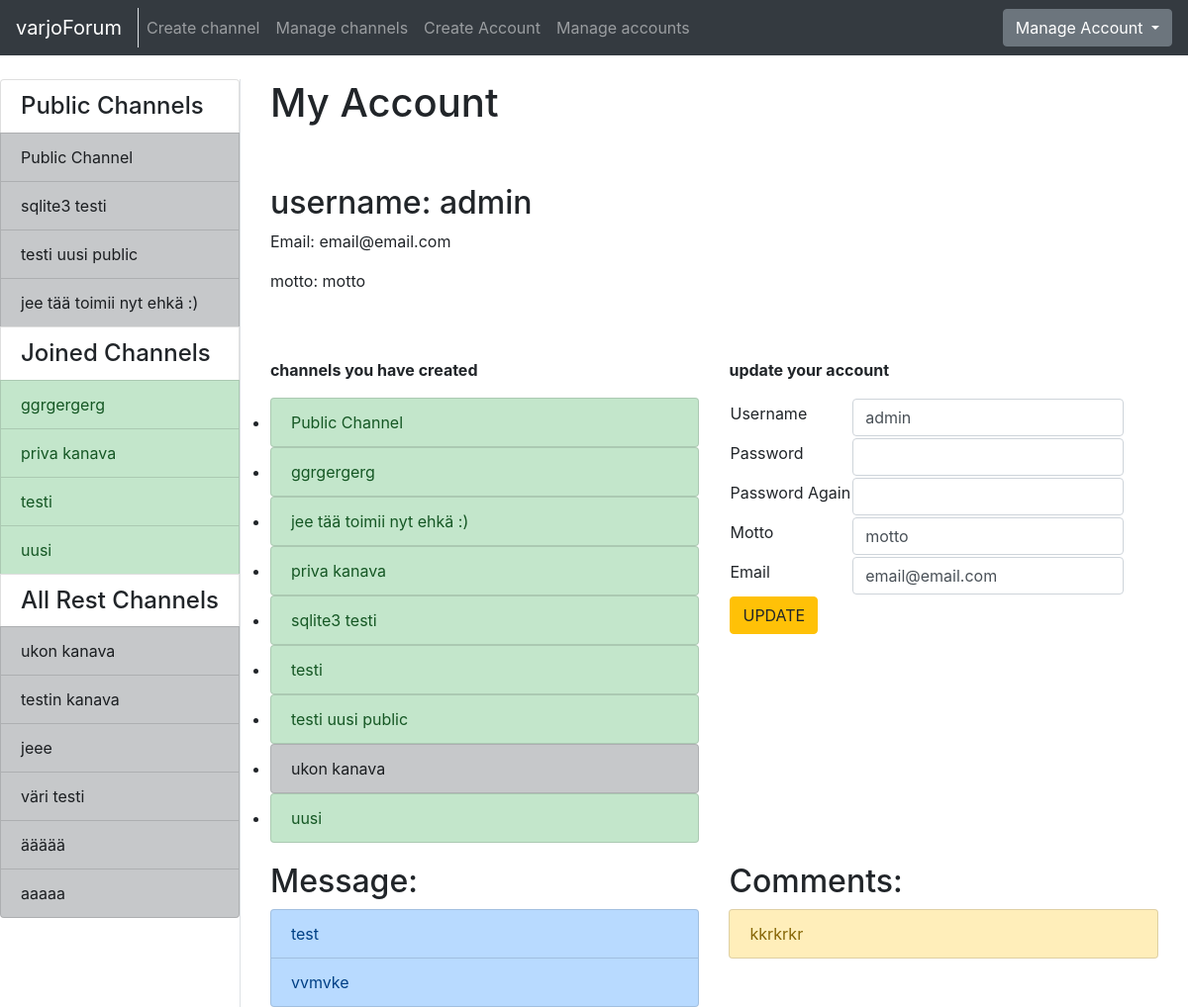
The app's page /account/ (signed in), older data.
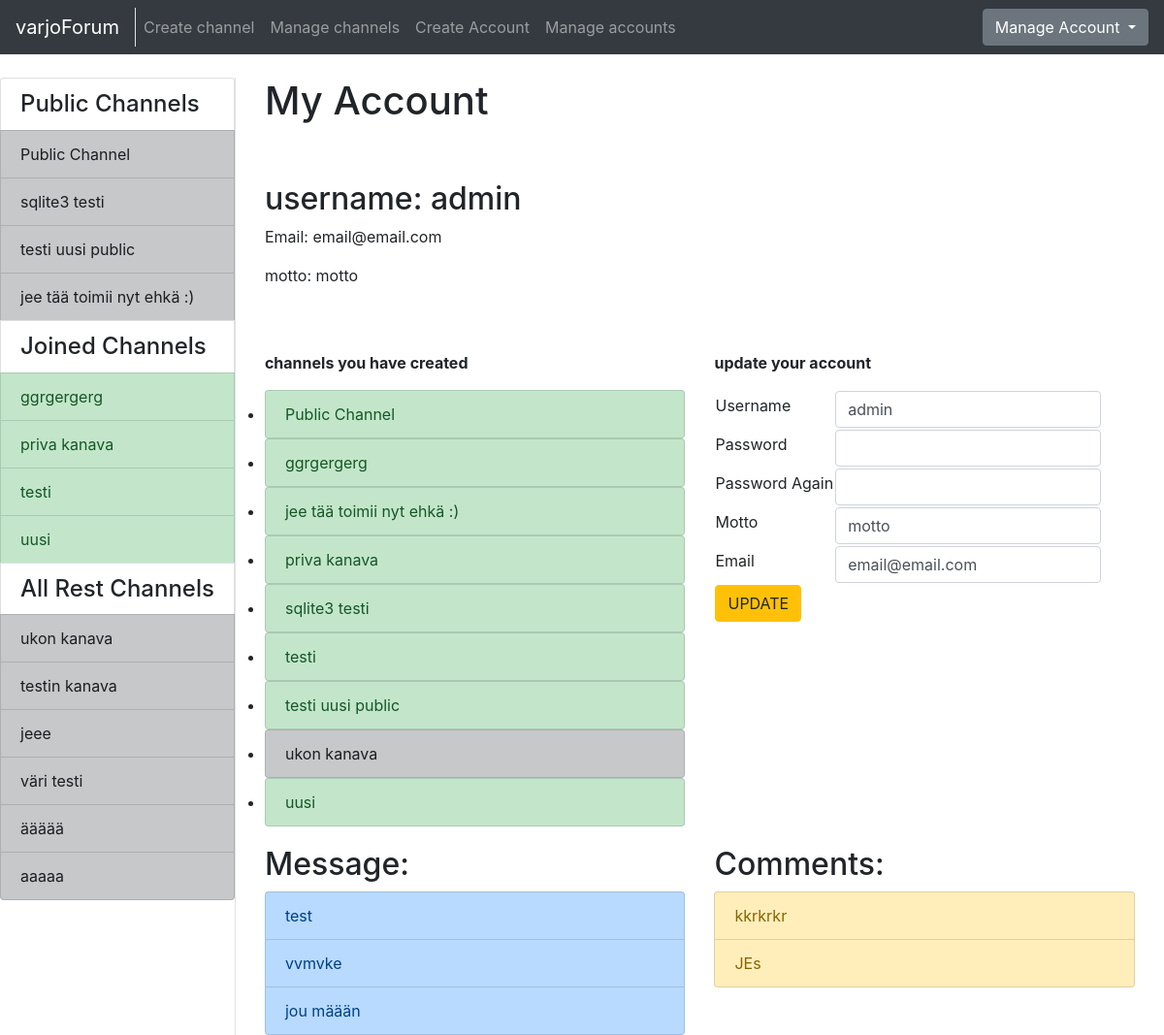
The same page, newer data.
### application/channels/models.py (models this page shows, shortened)
class Channel(Base):
    name = db.Column(db.String(144), nullable=False)
    introduction = db.Column(db.Text, nullable=False)
    master_id = db.Column(db.Integer, nullable=False)
    public = db.Column(db.Boolean, nullable=False)
    messages = db.relationship("Message", backref='Channel', lazy=True)
    accounts = db.relationship('Account', secondary=accounts, lazy='subquery',
        backref=db.backref('channels', lazy=True))
    @staticmethod
    def get_my_channels(account_id):
        stmt = text("SELECT Channel.id, Channel.name, Channel.master_id"
                    " FROM Channel, Account, Accounts"
                    " WHERE Channel.id = Accounts.channel_id"
                    " AND Account.id = Accounts.account_id"
                    " AND Account.id = :account_id"
                    " ORDER BY Channel.name").params(account_id=account_id)
        res = db.engine.execute(stmt)
        response = []
        for row in res:
            response.append({"channel_id":row[0], "channel_name":row[1], "master_id":row[2]})
        return response
    @staticmethod
    def get_channels_where_not_in(account_id):
        stmt = text("SELECT channel.id, channel.name, channel.public"
                    " FROM Channel"
                    " WHERE Channel.id NOT IN ("
                        " SELECT Channel.id"
                            " FROM Channel, Account, Accounts"
                            " WHERE Channel.id = Accounts.channel_id"
                            " AND Account.id = Accounts.account_id"
                            " AND Account.id = :account_id"
                            " )").params(account_id=account_id)
        res = db.engine.execute(stmt)
        response = []
        for row in res:
            response.append({"id":row[0], "name":row[1], "public":row[2]})
        return response
    @staticmethod
    def get_all_publics():
        stmt = text("SELECT Channel.id, Channel.name"
                    " FROM Channel"
                    " WHERE Channel.public = 1")
        res = db.engine.execute(stmt)
        response = []
        for row in res:
            response.append({"id":row[0], "name":row[1]})
        return response

### application/auth/models.py (models this page shows, shortened)
class Account(Base):
    username = db.Column(db.String(144), nullable=False)
    password = db.Column(db.String(144), nullable=False)
    motto = db.Column(db.String(144), nullable=False)
    admin = db.Column(db.Boolean, nullable=False)
    email = db.Column(db.String(144), nullable=False)
    messages = db.relationship("Message", backref='account', lazy=True)
    comments = db.relationship("Comment", backref='account', lazy=True)
    @staticmethod
    def find_accounts_channels(account_id):
        stmt = text("SELECT Channel.id, Channel.name, Channel.master_id FROM Channel, Account, Accounts "
                " WHERE Channel.master_id = :account_id"
                " OR (Account.id = :account_id"
                " AND Account.id = Accounts.account_id"
                " AND Channel.master_id = Accounts.channel_id)"
                " GROUP BY Channel.id"
                " ORDER BY Channel.name").params(account_id=account_id)
        res = db.engine.execute(stmt)
        response = []
        for row in res:
            response.append({"id":row[0], "name":row[1], "master_id":row[2]})
        return response

### application/messages/models.py (models this page shows, shortened)
class Message(Base):
    body = db.Column(db.Text, nullable=False)
    writer = db.Column(db.String(144), nullable=False)
    account_id = db.Column(db.Integer, db.ForeignKey('account.id'), nullable=False)
    channel_id = db.Column(db.Integer, db.ForeignKey('channel.id'), nullable=False)
    comments = db.relationship("Comment", backref='message', lazy=True)

### application/comments/models.py (models this page shows, shortened)
class Comment(Base):
    body = db.Column(db.Text, nullable=False)
    writer = db.Column(db.String(144), nullable=False)
    message_id = db.Column(db.Integer, db.ForeignKey('message.id'), nullable=False)
    account_id = db.Column(db.Integer, db.ForeignKey('account.id'), nullable=False)
    @staticmethod
    def get_comment_message_and_channel_id(account_id):
        stmt = text("SELECT Comment.id, Comment.body, Comment.message_id, Message.channel_id"
                    " FROM Comment, Message"
                    " WHERE Comment.message_id = Message.id"
                    " AND Comment.account_id = :account_id").params(account_id=account_id)
        res = db.engine.execute(stmt)
        response = []
        for row in res:
            response.append({"comment_id":row[0], "comment_body":row[1], "message_id":row[2], "channel_id":row[3]})
        return response

### application/auth/views.py (the view)
@app.route("/account/", methods=["GET"])
@login_required
def single_account_index():
  return render_template("auth/index.html", account = current_user, accountform = AccountForm(),
    channels = Account.find_accounts_channels(current_user.id),
    my_channels=Channel.get_my_channels(current_user.id),
    all_channels=Channel.get_channels_where_not_in(current_user.id),
    public_channels=Channel.get_all_publics(),
    messages=Message.query.filter_by(account_id=current_user.id),
    comments=Comment.get_comment_message_and_channel_id(current_user.id))

### application/auth/forms.py
class AccountForm(FlaskForm):
    username = TextField("Username", [validators.Length(min=2), validators.DataRequired()])
    password = PasswordField("Password", [validators.Length(min=8), validators.DataRequired()])
    password2 = PasswordField("Password Again", [validators.Length(min=8), validators.DataRequired()])
    motto = TextField("Motto", [validators.Length(min=2), validators.DataRequired()])
    email = TextField("Email", [validators.Length(min=2), validators.DataRequired(), validators.Email()])
    class Meta:
        csrf = False

### application/__init__.py (called while the page is built)
@login_manager.user_loader
def load_user(account_id):
  return Account.query.get(account_id)

### application/templates/auth/index.html (shortened to what this page needs)
{% extends "layout.html" %}
{% block body %}
<div class="container" >
  <div class="row" style="padding-bottom: 50px">
    <div class="col-md-auto">
      <h1 style="padding-bottom: 50px">My Account</h1>
      <h2>username: {{ account.username }}</h2>
      <p>Email: {{ account.email }}</p>
      <p>motto: {{ account.motto }}</p>
    </div>
  </div>
  <div class="row">
    <div class="col">
      <p><b>channels you have created</b></p>
      <ul class="list-group">
        {% for channel in channels %}
          <li>
            {% if channel.master_id == current_user.id %}
            <a href="{{ url_for('one_channel_index', channel_id=channel.id, sort='first') }}" class="list-group-item list-group-item-success">
              {{ channel.name }}
            </a>
            {% else %}
            <a href="{{ url_for('one_channel_index', channel_id=channel.id, sort='first') }}" class="list-group-item list-group-item-dark">
              {{ channel.name }}
            </a>
            {% endif %}
          </li>
        {% endfor %}
      </ul>
    </div>
    <div class="col">
      <p><b>update your account</b></p>
      <form method="POST" action="{{ url_for('accounts_update', account_id=account.id) }}" name="accountform">
        <div class="form-group">
          <table>
            <tr>
              <td>{{ accountform.username.label }}</td>
              <td>{{ accountform.username(class="form-control", value=current_user.username) }}</td>
            </tr>
            <tr>
              <td>{{ accountform.password.label }}</td>
              <td>{{ accountform.password(class="form-control") }}</td>
            </tr>
            <tr>
              <td>{{ accountform.password2.label }}</td>
              <td>{{ accountform.password2(class="form-control") }}</td>
            </tr>
            <tr>
              <td>{{ accountform.motto.label }}</td>
              <td>{{ accountform.motto(class="form-control", value=current_user.motto) }}</td>
            </tr>
            <tr>
              <td>{{ accountform.email.label }}</td>
              <td>{{ accountform.email(class="form-control", value=current_user.email) }}</td>
            </tr>
            <tr>
              <td colspan="2"><button type="submit" class="btn btn-warning">UPDATE</button</td>
            </tr>
          </table>
        </div>
      </form>
    </div>
  </div>
  <div class="row" style="padding-top: 20px">
    <div class="col">
      <h2>Message:</h2>
      <div class="list-group">
        {% for message in messages %}
        <a class="list-group-item list-group-item-primary" href="{{ url_for('message_index', channel_id=message.channel_id, message_id=message.id)}}">
          {{ message.body }}
        </a>
        {% endfor %}
      </div>
    </div>
    <div class="col">
      <h2>Comments:</h2>
      <div class="list-group">
        {% for comment in comments %}
        <a class="list-group-item list-group-item-warning" href="{{ url_for('message_index', channel_id=comment.channel_id, message_id=comment.message_id)}}">
          {{ comment.comment_body }}
        </a>
        {% endfor %}
      </div>
    </div>
  </div>
</div>
{% endblock %}

### application/templates/layout.html (shortened to what this page needs)
<!DOCTYPE html>
  <html>
    <head>
      <link rel="stylesheet" href="https://maxcdn.bootstrapcdn.com/bootstrap/4.0.0/css/bootstrap.min.css">
    </head>
    <body>
      <nav class="navbar navbar-expand-md navbar-dark bg-dark mb-4">
        <div class="border-right">
          <a class="navbar-brand" href="{{ url_for('index') }}">varjoForum</a>
        </div>
        <div class="collapse navbar-collapse" id="navbarCollapse">
          <ul class="navbar-nav mr-auto">
            {% if current_user.is_authenticated %}
              <li class="nav-item">
                <a class="nav-link" href="{{ url_for('channels_create') }}">Create channel</a>
              </li>
            {% endif %}
            {% if current_user.admin == True %}
              <li class="nav-item">
                <a href="{{ url_for('channel_manager') }}" class="nav-link">Manage channels</a>
              </li>
              <li class="nav-item">
                <a href="{{ url_for('account_create') }}" class="nav-link">Create Account</a>
              </li>
              <li class="nav-item">
                <a class="nav-link" href="{{ url_for('account_list') }}">Manage accounts</a>
              </li>
            {% endif %}
          </ul>
            {% if current_user.is_authenticated %}
            <div class="btn-group">
              <button type="button" class="btn btn-secondary dropdown-toggle" data-toggle="dropdown" aria-haspopup="true" aria-expanded="false">
                  Manage Account
              </button>
            </div>
            {% else %}
            <a class="btn btn-success" href="{{ url_for('auth_login') }}">Login</a>
            {% endif %}
        </div>
      </nav>
      <div class="container-fluid" >
        <div class="row">
            <div class="border-right">
              <div class="col-sx" >
                <div style="float: left">
                  <div class="list-group">
                  {% if current_user.is_authenticated %}
                    <h4 class="list-group-item">Public Channels</h4>
                    {% for public in public_channels %}
                      <a href="{{ url_for('one_channel_index', channel_id=public.id, sort='first') }}"
                          class="list-group-item list-group-item-action list-group-item-dark">
                        {{ public.name }}
                      </a>
                    {% endfor %}
                    {% if my_channels %}
                      <h4 class="list-group-item">Joined Channels</h4>
                    {% endif %}
                    {% for my_channel in my_channels %}
                      {% if my_channel.master_id == current_user.id %}
                      <a href="{{ url_for('one_channel_index', channel_id=my_channel.channel_id, sort='first') }}"
                          class="list-group-item list-group-item-action list-group-item-success">
                        {{ my_channel.channel_name }}
                      </a>
                      {% else %}
                      <a href="{{ url_for('one_channel_index', channel_id=my_channel.channel_id, sort='first') }}"
                          class="list-group-item list-group-item-action list-group-item-dark">
                        {{ my_channel.channel_name }}
                      </a>
                      {% endif %}
                    {% endfor %}
                    <h4 class="list-group-item">All Rest Channels</h4>
                {% else %}
                {% if all_channels %}
                <h4 class="list-group-item">All Channels</h4>
                {% endif %}
                {% endif %}
                {% for channel in all_channels %}
                  {% if channel.public == False %}
                  <a href="{{ url_for('one_channel_index', channel_id=channel.id, sort='first') }}"
                      class="list-group-item list-group-item-action list-group-item-dark">
                    {{ channel.name }}
                  </a>
                  {% endif %}
                {% endfor %}
              </div>
              </div>
              </div>
          </div>
          <div class="col">
            {% block body %}{% endblock %}
          </div>
        </div>
    </body>
  </html>

Row changes from the older to the newer data that the page shows:
added Message: body "jou määän"
added Comment: comment_body "JEs"
